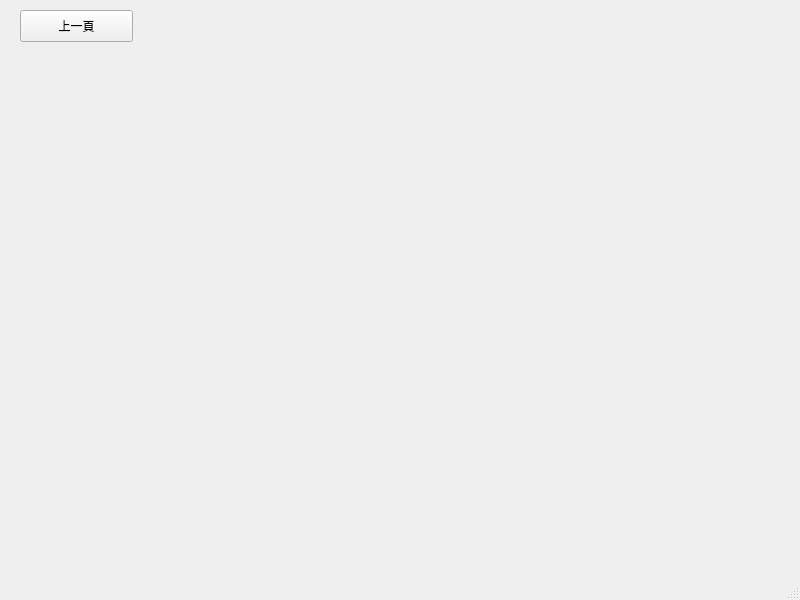
<?xml version="1.0" encoding="UTF-8"?>
<ui version="4.0">
 <class>MainWindow</class>
 <widget class="QMainWindow" name="MainWindow">
  <property name="geometry">
   <rect>
    <x>0</x>
    <y>0</y>
    <width>800</width>
    <height>600</height>
   </rect>
  </property>
  <property name="windowTitle">
   <string>MainWindow</string>
  </property>
  <widget class="QWidget" name="centralwidget">
   <widget class="QPushButton" name="previous_page">
    <property name="geometry">
     <rect>
      <x>20</x>
      <y>10</y>
      <width>113</width>
      <height>32</height>
     </rect>
    </property>
    <property name="text">
     <string>上一頁</string>
    </property>
   </widget>
   <widget class="QLabel" name="selected_field_label">
    <property name="geometry">
     <rect>
      <x>70</x>
      <y>50</y>
      <width>311</width>
      <height>16</height>
     </rect>
    </property>
    <property name="text">
     <string/>
    </property>
   </widget>
  </widget>
  <widget class="QMenuBar" name="menubar">
   <property name="geometry">
    <rect>
     <x>0</x>
     <y>0</y>
     <width>800</width>
     <height>24</height>
    </rect>
   </property>
  </widget>
  <widget class="QStatusBar" name="statusbar"/>
 </widget>
 <resources/>
 <connections/>
</ui>
